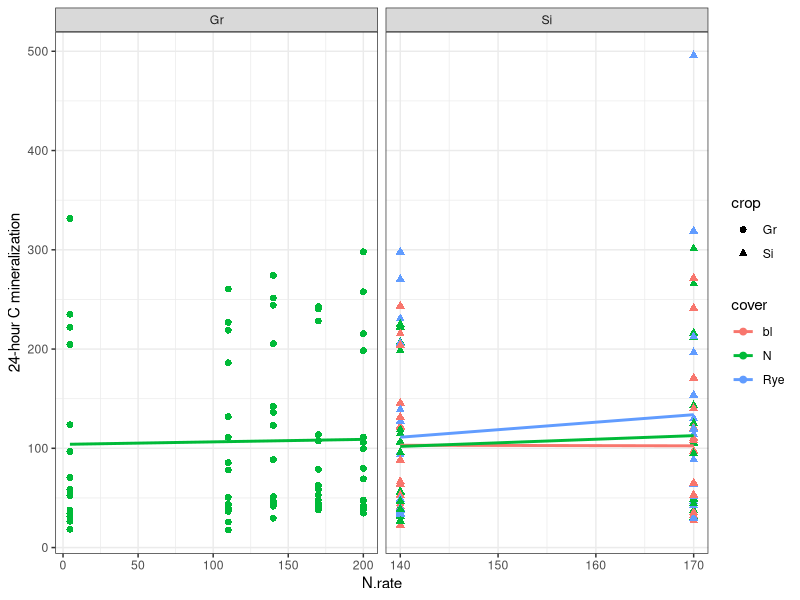
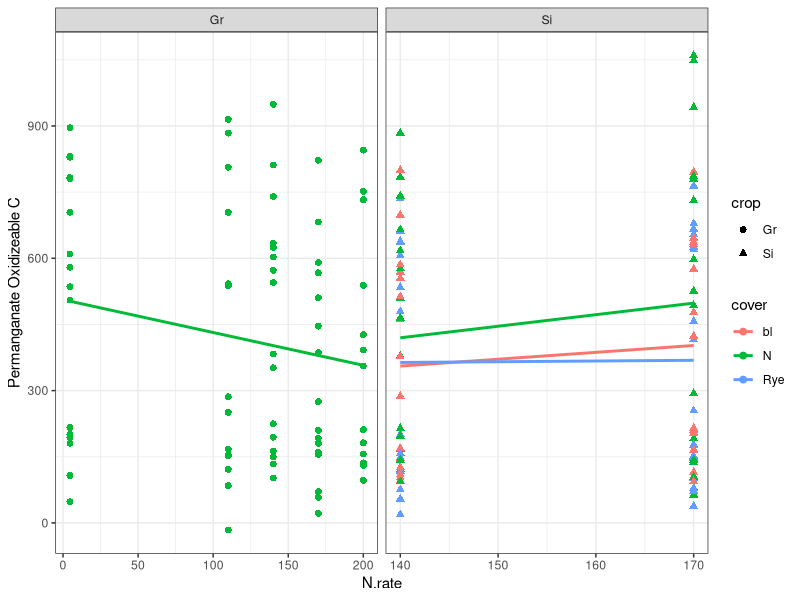
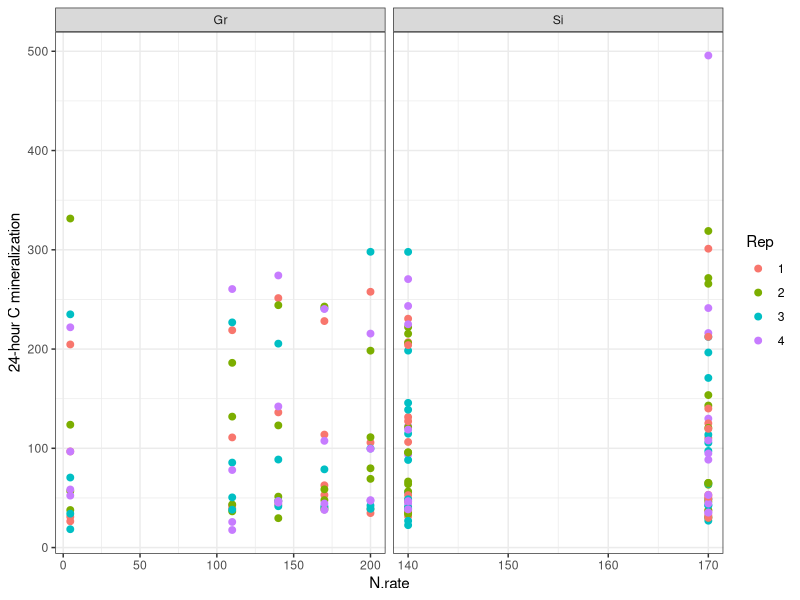
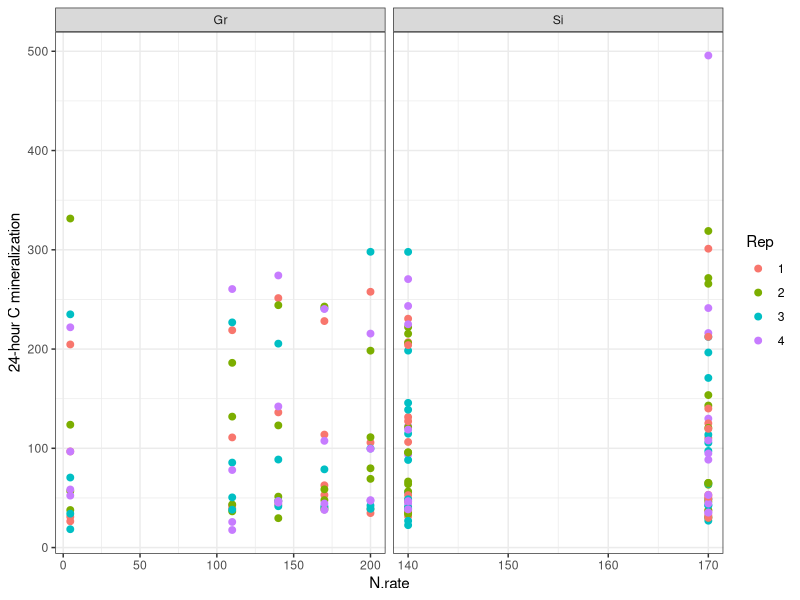

These figures' R source, in order:
## ---- chunk 1
knitr::opts_chunk$set(echo = TRUE)
library(tidyverse)

shdat = read.csv("sh data 8.29.23.csv", header = TRUE)

shdat$Date= as.Date(shdat$Date, "%m/%d/%Y")

shdat$K = as.numeric(shdat$K)

shdat =
  shdat %>% mutate(across(where(is.character), as.factor),
                 across(where(is.integer), as.factor))

## ---- chunk 2

ggplot(shdat,
       aes(x = N.rate, 
           y = minC,
           color = cover, #))+
           shape = crop))+
  geom_point(size = 2)+
  facet_grid(.~crop, scales = "free")+
  geom_smooth(method= "lm", se= FALSE)+
  # geom_boxplot()+
  theme_bw()+
  labs(y = "24-hour C mineralization")


ggplot(shdat,
       aes(x = N.rate, 
           y = poxc_mg_kg_mean,
           color = cover, #))+
           shape = crop))+
  geom_point(size = 2)+
  facet_grid(.~crop, scales = "free")+
  geom_smooth(method= "lm", se= FALSE)+
  # geom_boxplot()+
  theme_bw()+
  labs(y = "Permanganate Oxidizeable C")

## ---- chunk 3

ggplot(shdat,
       aes(x = N.rate, 
           y = minC,
           color = Rep))+
           # shape = crop))+
  geom_point(size = 2)+
  facet_grid(.~crop, scales = "free")+
  # geom_boxplot()+
  theme_bw()+
  labs(y = "24-hour C mineralization")

ggplot(shdat,
       aes(x = N.rate, 
           y = minC,
           color = Rep))+
           # shape = crop))+
  geom_point(size = 2)+
  facet_grid(.~crop, scales = "free")+
  # geom_boxplot()+
  theme_bw()+
  labs(y = "24-hour C mineralization")
